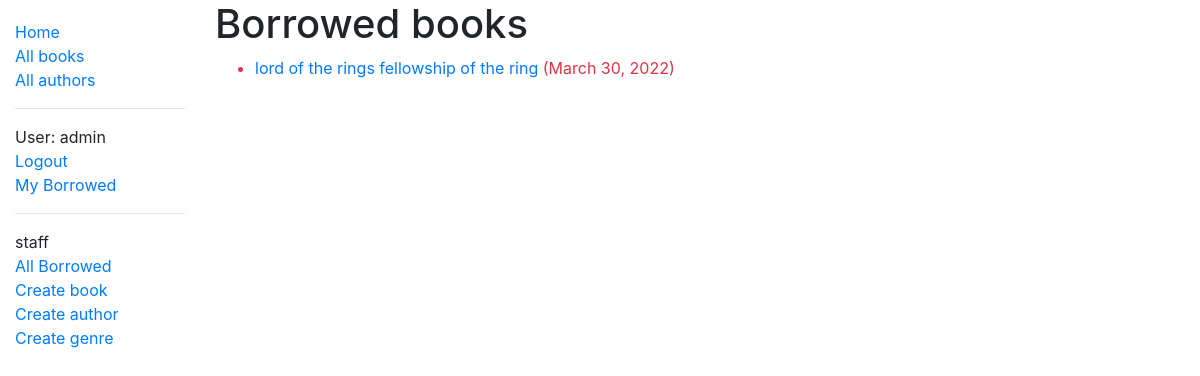
Page /catalog/mybooks/ (signed in) on the earlier database version.
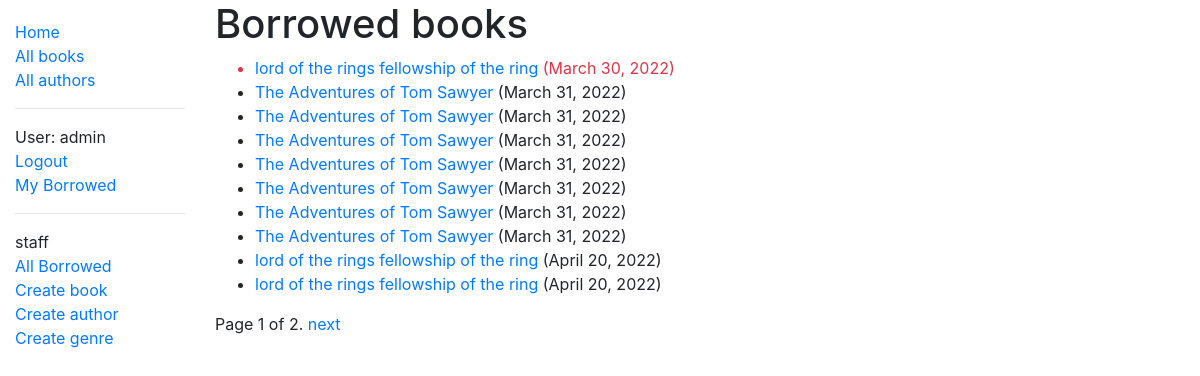
Same page on the later database version.
### catalog/models.py (models this page shows, shortened)
class BookInstance(models.Model):
    borrower = models.ForeignKey(User, on_delete=models.SET_NULL, null=True, blank=True)
    id = models.UUIDField(primary_key=True, default=uuid.uuid4, help_text='Unique ID for this particular book')
    book = models.ForeignKey('Book', on_delete=models.RESTRICT, null=True)
    imprint = models.CharField(max_length=200)
    due_back = models.DateField(null=True, blank=True)
    LOAN_STATUS = (
        ('m', 'Maintenance'),
        ('o', 'On loan'),
        ('a', 'Available'),
        ('r', 'Reserved'),
    )
    status = models.CharField(
         max_length=1,
         choices=LOAN_STATUS,
         blank=True,
         default='m',
         help_text='Book availability',
     )
    class Meta:
        ordering = ['due_back']
        permissions = (("can_mark_returned", "Set book as returned"),)
    @property
    def is_overdue(self):
        if self.due_back and date.today() > self.due_back:
            return True
        return False

class Book(models.Model):
    title = models.CharField(max_length=200)
    photo = models.ImageField(default='null', upload_to='books/')
    author = models.ForeignKey('Author', on_delete=models.SET_NULL, null=True)
    summary = models.TextField(max_length=10000, help_text='Enter a brief description of the book')
    isbn = models.CharField('ISBN', max_length=13, unique=True, help_text='13 character')
    genre = models.ManyToManyField(Genre, help_text='Select a genre for this book')
    def display_genre(self):
        return ', '.join(genre.name for genre in self.genre.all()[:3])
    display_genre.short_description = 'Genre'

### catalog/views.py (the view)
# urls.py: path('mybooks/', views.LoanedBooksByUserListView.as_view(), name='my-borrowed'),
class LoanedBooksByUserListView(LoginRequiredMixin,generic.ListView):
    model = BookInstance
    template_name ='catalog/bookinstance_list_borrowed_user.html'
    paginate_by = 10
    def get_queryset(self):
        return BookInstance.objects.filter(borrower=self.request.user).filter(status__exact='o').order_by('due_back')

### catalog/templates/catalog/bookinstance_list_borrowed_user.html
{% extends "base_generic.html" %}
{% block content %}
<h1>Borrowed books</h1>
    {% if bookinstance_list %}
    <ul>
      {% for bookinst in bookinstance_list %}
      <li class="{% if bookinst.is_overdue %}text-danger{% endif %}">
        <a href="{% url 'book-detail' bookinst.book.pk %}">{{bookinst.book.title}}</a> ({{ bookinst.due_back }})
      </li>
      {% endfor %}
    </ul>
    {% else %}
      <p>There are no books borrowed.</p>
    {% endif %}
{% endblock %}

### catalog/templates/base_generic.html (shortened to what this page needs)
<!DOCTYPE html>
<html lang="en">
<head>
  <link rel="stylesheet" href="https://cdn.jsdelivr.net/npm/bootstrap@4.5.3/dist/css/bootstrap.min.css">
  {% load static %}
  <link rel="stylesheet" href="{% static 'css/styles.css' %}">
</head>
<body>
  <div class="container-fluid">
    <div class="row">
      <div class="col-sm-2">
      {% block sidebar %}
        <ul class="sidebar-nav">
          <li><a href="{% url 'index' %}">Home</a></li>
          <li><a href="{% url 'books' %}">All books</a></li>
          <li><a href="{% url 'authors' %}">All authors</a></li>
	  <hr>
	  {% if user.is_authenticated %}
	  <li>User: {{user.get_username }}</li>
	  <li><a href="{% url 'logout' %}?next={{request.path}}">Logout</a></li>
	   <li><a href="{% url 'my-borrowed' %}">My Borrowed</a></li>
	  {% else %}
	  <li><a href="{% url 'login' %}?next={{request.path}}">Login</a></li>
	  <li><a href="{% url 'password_reset' %}">Password reset</a></li>
	  {% endif %}
	  {% if perms.catalog.can_mark_returned %}
          <hr>
	  <li><a>staff</a></li>
	  <li><a href="{% url 'all-my-borrowed' %}">All Borrowed</a></li>
	  <li><a href="{% url 'book-create' %}">Create book</a></li>
	  <li><a href="{% url 'author-create' %}">Create author</a></li>
	  <li><a href="{% url 'genre-create' %}">Create genre</a></li>
	  {% endif %}
	</ul>
	{% endblock %}
      </div>
      <div class="col-sm-10 ">{% block content %}{% endblock %}{% block pagination %}
    {% if is_paginated %}
        <div class="pagination">
            <span class="page-links">
                <span class="page-current">
                    Page {{ page_obj.number }} of {{ page_obj.paginator.num_pages }}.
                </span>
                {% if page_obj.has_next %}
                    <a href="{{ request.path }}?page={{ page_obj.next_page_number }}">next</a>
                {% endif %}
            </span>
        </div>
    {% endif %}
  {% endblock %}
</div>
    </div>
  </div>
</body>
</html>

Differences in the rows shown:
added BookInstance: book "The Adventures of Tom Sawyer", due_back "March 31, 2022"
added BookInstance: book "The Adventures of Tom Sawyer", due_back "March 31, 2022"
added BookInstance: book "The Adventures of Tom Sawyer", due_back "March 31, 2022"
added BookInstance: book "The Adventures of Tom Sawyer", due_back "March 31, 2022"
added BookInstance: book "The Adventures of Tom Sawyer", due_back "March 31, 2022"
added BookInstance: book "The Adventures of Tom Sawyer", due_back "March 31, 2022"
added BookInstance: book "The Adventures of Tom Sawyer", due_back "March 31, 2022"
added BookInstance: book "lord of the rings fellowship of the ring", due_back "April 20, 2022"
added BookInstance: book "lord of the rings fellowship of the ring", due_back "April 20, 2022"
Other differences:
{{ page_obj.number }}: (not shown) → "1"
{{ page_obj.paginator.num_pages }}: (not shown) → "2"
text now shown: "Page of . next"
